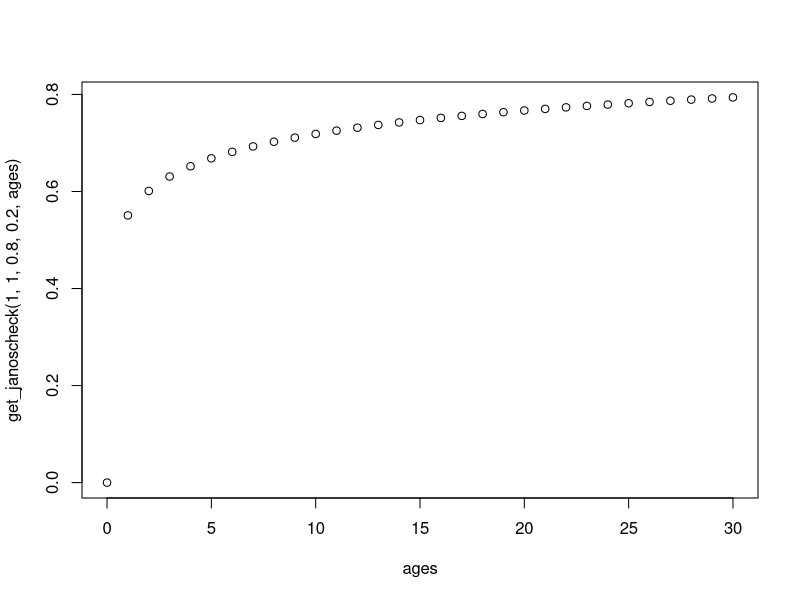
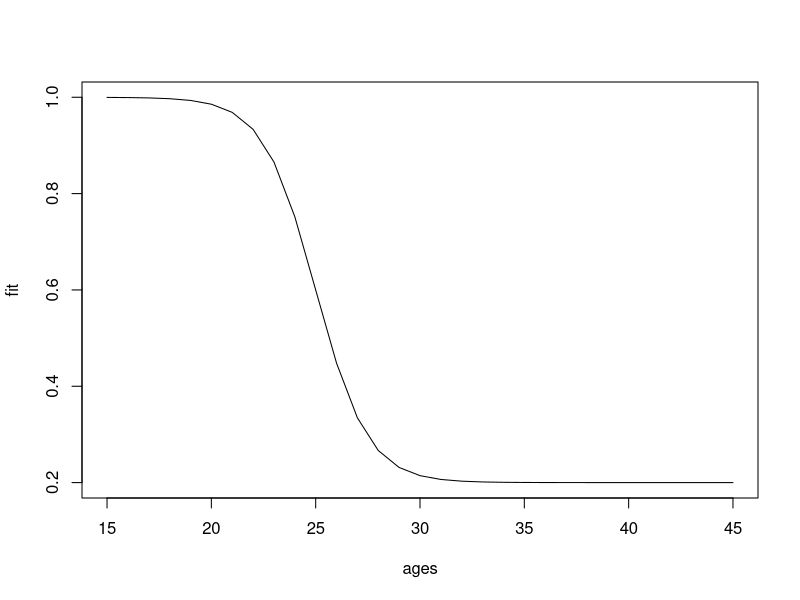
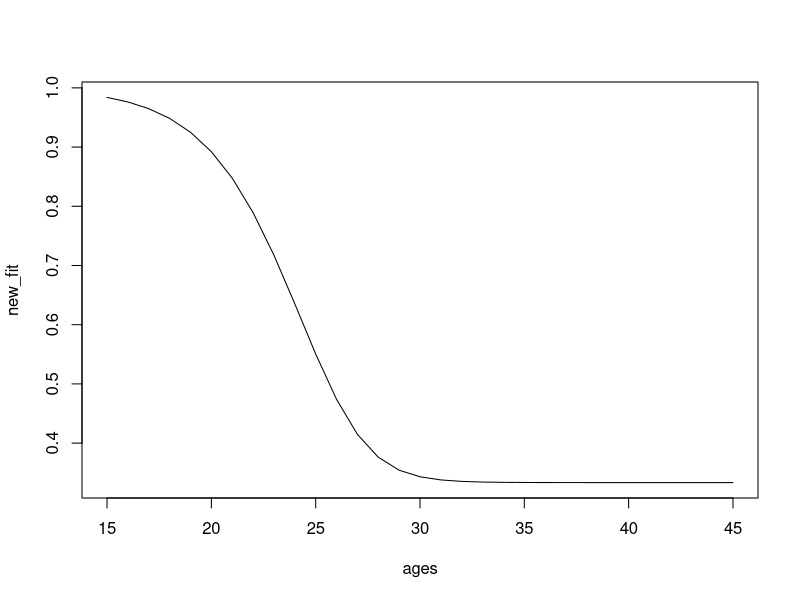

Generate these figures, in order, with R:

##==============================================================================
##
##  Project title: Model childlessness
##
##  Explore Janosheck function
##
## 
##  Author: Benjamin Schlüter
##  Date: Oct. 2023
##==============================================================================
##
##  Notes
## ------
## 1. 
## 2.
## 
##==============================================================================

rm(list = ls())




## LOAD PACKAGES ---------------------------------------------------------------

# Install/load packages
packages <- c("tidyverse", "here")
for(p in packages){
    if(!require(p,character.only = TRUE)) install.packages(p)
    library(p,character.only = TRUE)
}



## FUNCTIONS -------------------------------------------------------------------


get_janoscheck <- function(U, beta, b, c, x) {
    
    y <- U * (1 - beta * exp(-b * x^c))
}

get_logistic <- function(U, L, k, x0, x) {
    
    y <- L + (U - L) / (1 + exp(k * (x - x0)))
}

get_logit <- function(p) {
    
    y <- log(p / (1 - p))
}

get_expit <- function(l) {
    
    y <- exp(l) / (1 + exp(l))
}

linear_transf <- function(a, b, x) {
    
    y = a + b * x
}



## DATA -------------------------------------------------------------------

ages <- 0:30

# Janoschek
plot(x = ages, y = get_janoscheck(1, 1, 0.8, 0.2, ages))

ages <- 15:45

# Logistic
fit <- get_logistic(1, 0.2, 0.8, 25, ages)

plot(x = ages, y = fit, type = "l")

logit_fit <- get_logit(fit)
a <- 0
b <- 0.5
trans_logit_fit <- linear_transf(a, b, logit_fit)
new_fit <- get_expit(trans_logit_fit)

plot(x = ages, y = new_fit, type = "l")



## KEY DIMENSIONS OF CODE -----------------------------------------------------



## CLEAN DATA ------------------------------------------------------------------



## SECTION 1 ===================================================================


## SECTION 2 ===================================================================



